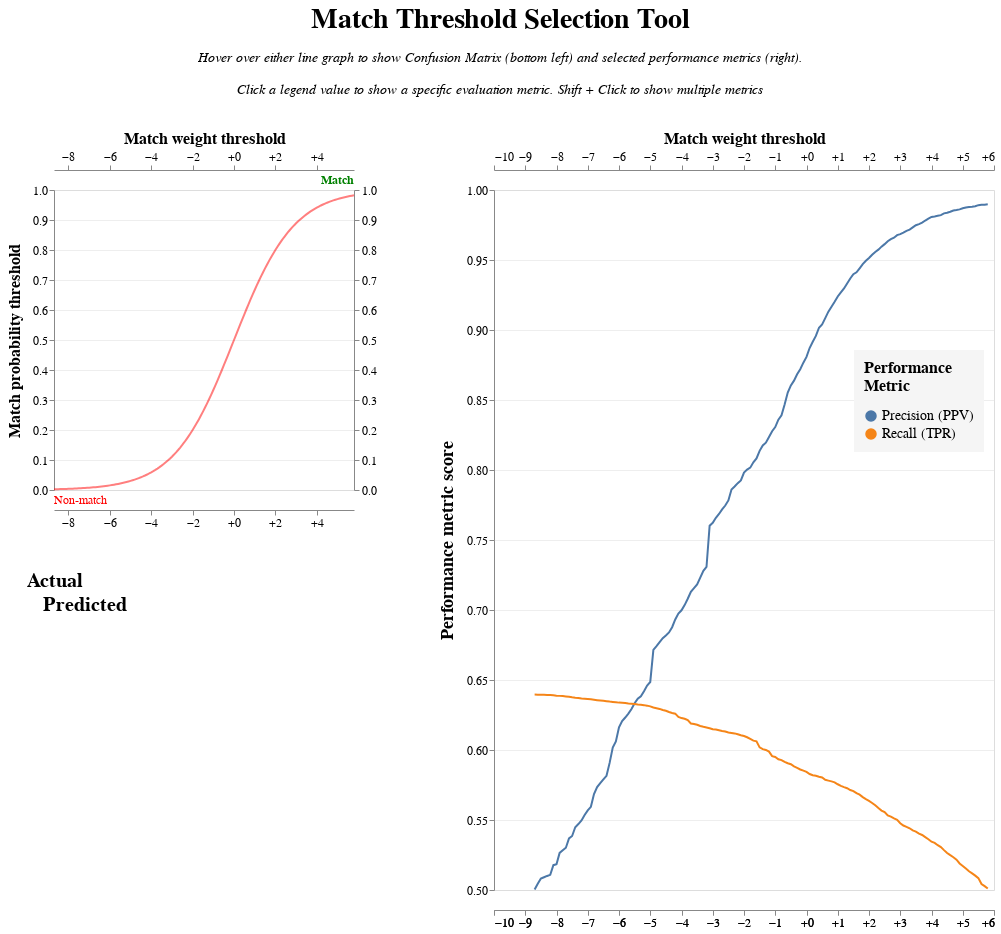

Notebook code for this chart:
### Code cell
linker.evaluation.accuracy_analysis_from_labels_column("cluster_ground_truth", output_type="threshold_selection")

### Figure 1 — Vega-Lite specification as saved in the notebook (floating-point values rounded to 4 significant figures; data arrays with more than 128 entries replaced by an {"elided": "..."} marker saying what was removed)
{"config": {"view": {"continuousWidth": 300, "continuousHeight": 300, "discreteHeight": {"step": 150}, "discreteWidth": {"step": 150}}, "axis": {"gridWidth": 0.5, "labelFontSize": 12, "titleFontSize": 16}, "axisX": {"format": "+.0f", "grid": false, "offset": 20, "values": {"expr": "[-25,-20,-15,-10,-5,0,5,10,15,20,25]"}}, "axisY": {"title": "Match probability threshold", "titleFontSize": 16}, "concat": {"spacing": 40}}, "hconcat": [{"vconcat": [{"layer": [{"layer": [{"mark": {"type": "rule"}, "encoding": {"opacity": {"condition": {"param": "threshold", "value": 0.3, "empty": false}, "value": 0}, "x": {"axis": {"orient": "bottom"}, "field": "truth_threshold", "scale": {"nice": false}, "title": null, "type": "quantitative"}}, "params": [{"name": "threshold", "select": {"type": "point", "encodings": ["x"], "fields": ["truth_threshold"], "nearest": true, "on": "mouseover", "toggle": false}, "value": null}]}, {"mark": {"type": "rule"}, "encoding": {"opacity": {"condition": {"param": "threshold", "value": 0.3, "empty": false}, "value": 0}, "y": {"axis": {"orient": "right"}, "field": "match_probability", "title": " ", "type": "quantitative"}}, "params": [{"name": "prob", "select": {"type": "point", "encodings": ["y"], "fields": ["match_probability"], "nearest": true, "on": "mouseover", "toggle": false}}]}]}, {"layer": [{"mark": {"type": "text", "fontSize": 14, "fontWeight": "bold", "xOffset": 25, "yOffset": 10}, "encoding": {"text": {"aggregate": "min", "field": "truth_threshold", "format": "+.2f"}, "y": {"axis": {"orient": "left"}, "field": "match_probability", "title": "Match probability threshold", "type": "quantitative"}}, "transform": [{"filter": {"param": "threshold", "empty": false}}]}, {"mark": {"type": "text", "fontSize": 14, "xOffset": -25, "yOffset": -10}, "encoding": {"text": {"aggregate": "min", "field": "match_probability", "format": ".3f"}}, "transform": [{"filter": {"param": "threshold", "empty": false}}]}, {"mark": {"type": "line", "color": "red", "opacity": 0.5}}, {"mark": {"type": "line", "color": "green", "opacity": 0.5, "strokeWidth": 3}, "transform": [{"filter": "datum.truth_threshold >= threshold.truth_threshold"}]}, {"mark": {"type": "point", "color": "green", "size": 100}, "encoding": {"opacity": {"condition": {"param": "threshold", "value": 1, "empty": false}, "value": 0}}}], "encoding": {"x": {"field": "truth_threshold", "type": "quantitative", "title": "Match weight threshold", "axis": {"orient": "top"}}, "y": {"field": "match_probability", "type": "quantitative", "title": "Match probability threshold", "axis": {"orient": "left", "titlePadding": 10}}}}, {"mark": {"type": "text", "align": "left", "color": "red", "fontSize": 12, "text": "Non-match", "x": 0, "y": "height", "yOffset": 10}, "data": {"values": [{}]}}, {"mark": {"type": "text", "align": "right", "color": "green", "fontSize": 12, "fontWeight": "bold", "text": "Match", "x": "width", "y": 0, "yOffset": -10}, "data": {"values": [{}]}}], "description": "Match weight vs probability"}, {"hconcat": [{"layer": [{"mark": {"type": "rect", "opacity": 0.5}, "encoding": {"color": {"field": "count", "legend": null, "scale": {"scheme": "reds", "zero": true}, "type": "quantitative"}}, "transform": [{"filter": "datum.predicted == 0"}]}, {"mark": {"type": "rect", "opacity": 0.5}, "encoding": {"color": {"field": "count", "legend": null, "scale": {"scheme": "greens", "zero": true}, "type": "quantitative"}}, "transform": [{"filter": "datum.predicted == 1"}]}, {"mark": {"type": "text", "fontSize": 14, "yOffset": -40}, "encoding": {"color": {"condition": [{"test": "datum.predicted==1 && datum.actual==1", "value": "darkgreen"}, {"test": "datum.predicted==0 && datum.actual==0", "value": "darkred"}], "value": "black"}, "opacity": {"condition": {"test": "datum.predicted != datum.actual", "value": 1}, "value": 0.5}, "text": {"field": "confusion_label", "type": "nominal"}}}, {"mark": {"type": "text", "fontSize": 28, "fontWeight": "bold", "yOffset": 10}, "encoding": {"color": {"condition": [{"test": "datum.predicted==1 && datum.actual==1", "value": "darkgreen"}, {"test": "datum.predicted==0 && datum.actual==0", "value": "darkred"}], "value": "black"}, "text": {"field": "count", "format": ",", "type": "nominal"}}}], "description": "Confusion matrix", "encoding": {"x": {"field": "actual", "type": "nominal", "title": "Actual", "axis": {"domain": false, "labelAngle": 0, "labelExpr": "datum.label == 1 ? 'Match' : 'Non-match'", "labelFontSize": 18, "labelPadding": 10, "orient": "top", "ticks": false, "titleAngle": 0, "titleFontSize": 20}, "sort": "-x"}, "y": {"field": "predicted", "type": "nominal", "title": "Predicted", "axis": {"domain": false, "labelExpr": "datum.label == 1 ? 'Match' : 'Non-match'", "labelFontSize": 18, "labelPadding": 10, "ticks": false, "titleAngle": 0, "titleFontSize": 20, "titlePadding": -30}, "sort": "-y"}}, "resolve": {"scale": {"color": "independent"}}, "transform": [{"filter": {"or": [{"param": "threshold", "empty": false}, {"and": [{"param": "threshold", "empty": true}, "datum.truth_threshold == datum.median_threshold"]}]}}]}], "transform": [{"fold": ["tp", "tn", "fp", "fn"], "as": ["label", "count"]}, {"calculate": "datum.label === 'tp' ? 'True Positive (TP)' : datum.label === 'tn' ? 'True Negative (TN)' : datum.label === 'fp' ? 'False Positive (FP)' : 'False Negative (FN)'", "as": "confusion_label"}, {"calculate": "datum.label === 'tp' || datum.label === 'fp' ? 1 : 0", "as": "predicted"}, {"calculate": "datum.label === 'tp' || datum.label === 'fn' ? 1 : 0", "as": "actual"}, {"joinaggregate": [{"op": "median", "field": "truth_threshold", "as": "median_threshold"}]}]}]}, {"layer": [{"layer": [{"mark": {"type": "point", "size": 100}, "encoding": {"opacity": {"condition": {"param": "threshold", "value": 1, "empty": false}, "value": 0}, "tooltip": [{"field": "truth_threshold", "format": ".3f", "title": "Match weight threshold", "type": "quantitative"}, {"field": "match_probability", "format": ".3%", "title": "Match probability threshold", "type": "quantitative"}, {"field": "precision", "format": ".4f", "title": "Precision", "type": "quantitative"}, {"field": "recall", "format": ".4f", "title": "Recall (TPR)", "type": "quantitative"}, {"field": "fp_rate", "format": ".4f", "title": "FPR", "type": "quantitative"}], "x": {"axis": {"orient": "top"}, "field": "truth_threshold", "title": "Match weight threshold"}}, "params": [{"name": "metric", "select": {"type": "point", "fields": ["metric"]}, "bind": "legend", "value": [{"metric": "precision"}, {"metric": "recall"}]}, {"name": "threshold", "select": {"type": "point", "encodings": ["x"], "fields": ["truth_threshold"], "nearest": true, "on": "mouseover", "toggle": false}, "value": null}], "transform": [{"filter": {"param": "metric", "empty": true}}]}, {"mark": {"type": "line"}, "encoding": {"opacity": {"condition": {"param": "metric", "value": 1}, "value": 0.1}, "x": {"axis": {"orient": "bottom"}, "field": "truth_threshold", "title": null}}}], "encoding": {"color": {"field": "metric", "type": "nominal", "sort": ["precision", "recall"], "title": ["Performance", "Metric"], "legend": {"fillColor": "whitesmoke", "labelExpr": "{'precision': 'Precision (PPV)', 'recall': 'Recall (TPR)', 'specificity': 'Specificity (TNR)', 'accuracy': 'Accuracy', 'npv': 'NPV', 'f1': 'F1', 'f2': 'F2', 'f0_5': 'F0.5', 'p4': 'P4', 'phi': 'φ (MCC)'}[datum.value]", "labelFontSize": 14, "legendX": 800, "legendY": 160, "orient": "none", "padding": 10, "titleFontSize": 16, "titlePadding": 15}}, "x": {"type": "quantitative", "field": "truth_threshold"}, "y": {"field": "value", "type": "quantitative", "axis": {"labelFontSize": 12, "title": "Performance metric score", "titleFontSize": 18, "titlePadding": 10, "values": {"expr": "[0.5,0.55,0.6,0.65,0.7,0.75,0.8,0.85,0.9,0.95,1.0]"}}, "scale": {"domain": [0.5, 1]}}}}, {"layer": [{"mark": {"type": "rule", "color": "gray"}, "encoding": {"x": {"field": "truth_threshold", "title": null, "type": "quantitative"}}}, {"layer": [{"mark": {"type": "rect", "fill": "whitesmoke", "x": 200, "x2": 10, "y2Offset": 20, "yOffset": -20}, "encoding": {"y2": {"field": "score_index"}}}, {"mark": {"type": "text", "align": "right", "baseline": "middle", "fontSize": 16, "x": 200, "xOffset": -10}}], "encoding": {"color": {"field": "metric", "sort": ["precision", "recall"]}, "text": {"field": "y_text"}, "y": {"field": "score_index", "type": "quantitative"}}, "transform": [{"filter": {"param": "metric", "empty": true}}]}, {"mark": {"type": "text", "fontSize": 14, "fontWeight": "bold", "xOffset": 20, "y": 0, "yOffset": -10}, "encoding": {"text": {"condition": {"param": "threshold", "aggregate": "min", "empty": false, "field": "truth_threshold", "format": "+.2f", "type": "nominal"}, "value": ""}, "x": {"field": "truth_threshold", "type": "quantitative"}}}], "transform": [{"filter": {"param": "threshold", "empty": false}}]}], "description": "Accuracy chart", "height": 700, "transform": [{"fold": ["precision", "recall"], "as": ["metric", "value"]}, {"calculate": "0.6375 - 0.025*indexof(['precision', 'recall'], datum.metric)", "as": "score_index"}, {"calculate": "{'precision': 'Precision (PPV)', 'recall': 'Recall (TPR)', 'specificity': 'Specificity (TNR)', 'accuracy': 'Accuracy', 'npv': 'NPV', 'f1': 'F1', 'f2': 'F2', 'f0_5': 'F0.5', 'p4': 'P4', 'phi': 'φ (MCC)'}[datum.metric]", "as": "metric_text"}, {"calculate": "datum.metric_text + ' = ' + format(datum.value, ',.3g')", "as": "y_text"}], "width": 500}], "data": {"name": "data-0a2a1b1cdf141160d3d482daba0158a4"}, "title": {"text": "Match Threshold Selection Tool", "anchor": "middle", "baseline": "line-bottom", "fontSize": 28, "subtitle": ["Hover over either line graph to show Confusion Matrix (bottom left) and selected performance metrics (right).", "", "Click a legend value to show a specific evaluation metric. Shift + Click to show multiple metrics"], "subtitleFontSize": 14, "subtitleFontStyle": "italic"}, "$schema": "https://vega.github.io/schema/vega-lite/v5.14.1.json", "datasets": {"data-0a2a1b1cdf141160d3d482daba0158a4": {"elided": "146 records"}}}
